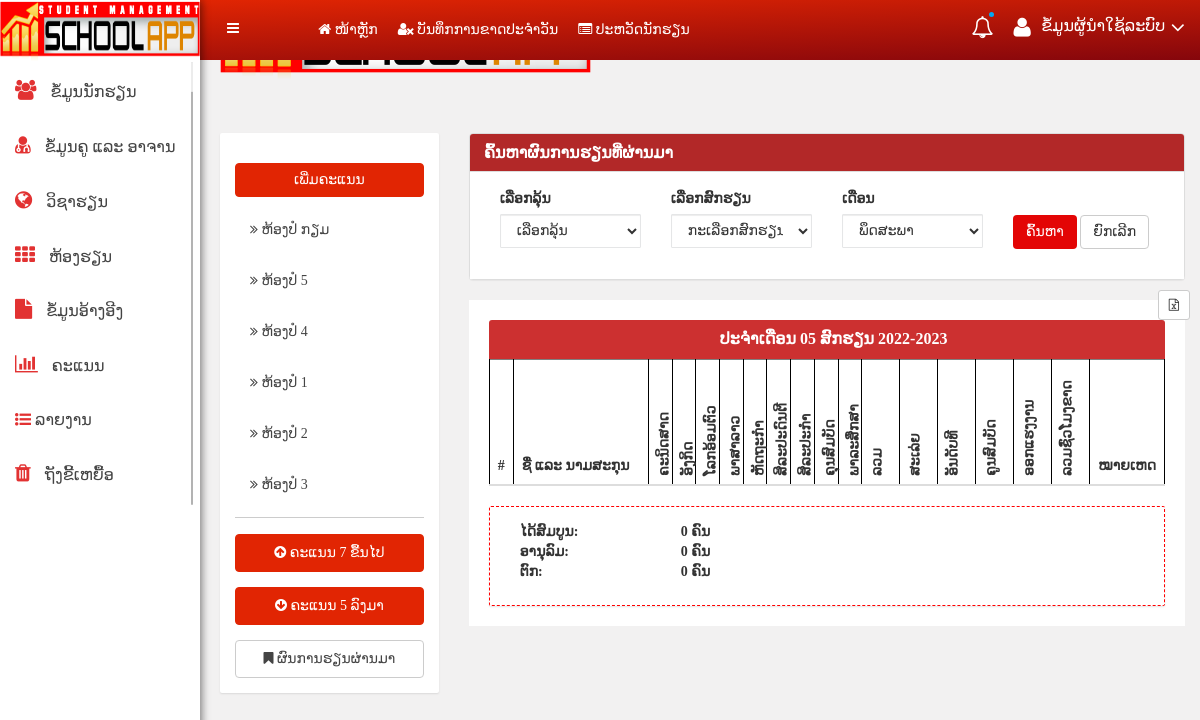
Page /history_score.php (signed in) on the committed database.
### tables this page shows
CREATE TABLE `class_room`  (
  `class_id` int(3) NOT NULL AUTO_INCREMENT,
  `teach_id` int(5) NOT NULL,
  `class_name` varchar(20) NOT NULL,
  `class_remark` varchar(100) NOT NULL,
  `user` varchar(100) NOT NULL,
  `time` datetime(0) NULL DEFAULT NULL,
  PRIMARY KEY (`class_id`) USING BTREE,
  INDEX `teach_id`(`teach_id`) USING BTREE,
  CONSTRAINT `class_room_ibfk_2` FOREIGN KEY (`teach_id`) REFERENCES `teacher` (`teach_id`) ON DELETE RESTRICT ON UPDATE RESTRICT
);

CREATE TABLE `subject`  (
  `sub_id` int(3) NOT NULL AUTO_INCREMENT,
  `teach_id` int(5) NOT NULL,
  `sub_name` varchar(50) NOT NULL,
  `sub_remark` varchar(100) NOT NULL,
  `user` varchar(40) NOT NULL,
  PRIMARY KEY (`sub_id`, `sub_name`) USING BTREE,
  INDEX `teach_id`(`teach_id`) USING BTREE,
  INDEX `sub_id`(`sub_id`) USING BTREE,
  CONSTRAINT `subject_ibfk_1` FOREIGN KEY (`teach_id`) REFERENCES `teacher` (`teach_id`) ON DELETE RESTRICT ON UPDATE RESTRICT
);

### mysql.php (called while the page is built, shortened)
<?php
    $month1=date("m");
    $nextyear=date("Y")+1;
    $curyear=date("Y");
    $r_part=$curyear.'-'.$nextyear;
?>

### history_score.php (the view, shortened to what this page needs)
<?php
include('mysql.php');
if($_SESSION['authuser']!=1){
	header('location:Login.php');
}
else{
	?>
	<!doctype html>
	<html class="no-js" lang="en">
	<head>
</head>
<body>
	<?php include 'menu.php' ?>
	<div class="mailbox-view-area mg-tb-15">
		<div class="container-fluid">
			<div class="row">
				<div class="col-md-3 col-md-3 col-sm-3 col-xs-12">
					<div class="hpanel responsive-mg-b-30">
						<div class="panel-body">
							<div class="dropdown custonfile">
								<a class="dropdown-toggle btn btn-primary btn-block" href="#" data-toggle="dropdown">
									ເພີ່ມຄະແນນ
								</a>
									<?php
									include 'mysql.php';
									?>
							</div>
							<ul class="mailbox-list">
								<?php
								include 'mysql.php';
								$mysqli=mysqli_query($con,"select*from class_room");
								while($res=mysqli_fetch_array($mysqli)){
									echo "<li><a href='view_score.php?view_sc=$res[0]'><i class='fa fa-angle-double-right'></i> $res[2]</a></li>";
								}
								?>
							</ul>
							<hr>
							<ul class="mailbox-list">
								<li>
									<div class="dropup custonfile">
										<a class="dropdown-toggle btn btn-primary btn-block" href="#" data-toggle="dropdown">
											<i class="fa fa-arrow-circle-up"></i> ຄະແນນ 7 ຂື້ນໄປ
										</a>
											<?php
											include 'mysql.php';
											?>
									</div>
								</li>
								<li>
									<div class="dropup custonfile">
										<a class="dropdown-toggle btn btn-primary btn-block" href="#" data-toggle="dropdown">
											<i class="fa fa-arrow-circle-down"></i> ຄະແນນ 5 ລົງມາ
										</a>
											<?php
											include 'mysql.php';
											?>
									</div>
								</li>
								<li>
									<div class="dropup custonfile">
										<a class="dropdown-toggle btn btn-default btn-block" href="#" data-toggle="dropdown">
											<i class="fa fa-bookmark"></i> ຜົນການຮຽນຜ່ານມາ
										</a>
											<?php
											include 'mysql.php';
											?>
									</div>
								</li>
							</ul>
						</div>
					</div>
				</div>
				<div class="col-md-9 col-md-9 col-sm-9 col-xs-12">
					<div class="panel panel-default">
						<div class="panel-heading red">
							<h3 class="panel-title">ຄົ້ນຫາຜົນການຮຽນທີ່ຜ່ານມາ</h3>
						</div>
						<div class="panel-body">
							<form action="show_history_score.php" method="POST" role="form">
								<div class="col-xs-12 col-sm-3 col-md-3 col-lg-3">
									<div class="form-group">
										<label for="">ເລືອກລຸ້ນ</label>
										<select name="gener" id="gener" class="form-control" required>
											<option value="">ເລືອກລຸ້ນ</option>
										</select>
									</div>
								</div>
								<div class="col-xs-12 col-sm-3 col-md-3 col-lg-3">
									<div class="form-group">
										<label for="">ເລືອກສົກຮຽນ</label>
										<select name="part" id="part" class="form-control" required>
											<option value="">ກະເລືອກສົກຮຽນ</option>
										</select>
									</div>
								</div>
								<div class="col-xs-3 col-sm-3 col-md-3 col-lg-3">
									<div class="form-group">
										<label for="">ເດືອນ</label>
										<select class="form-control" name='month' required>
											<option value="<?php echo $month1;?>">
												<?php include('function_month.php');?>
											</option>
										</select>
									</div>
								</div>
								<div class="col-xs-12 col-sm-3 col-md-3 col-lg-3">
									<div class="form-group" style='margin-top:28px;'>
										<button type="submit" class="btn btn-red">ຄົ້ນຫາ</button>
										<button type="" class="btn btn-default">ຍົກເລີກ</button>
									</div>
								</div>
							</form>
						</div>
					</div>
					<div class="btn-group" style="float: right;margin-top: -10px;margin-right: -5px" data-toggle="tooltip" data-placement="left" title="ສົ່ງອອກເປັນ Excel">
						<button type='submit' class="btn btn-default btn-sm" onclick="Export();"><i class="fa fa-file-excel-o"></i></button>
					</div>
					<div class="hpanel email-compose mailbox-view mg-b-15" id="data">
						<?php
						$cl_id=$_GET['view_sc'];
						$shows=mysqli_query($con,"select class_name,class_id from class_room where class_id='$cl_id'");
						$sw=mysqli_fetch_array($shows);
						$sc=$sw[0];
						?>
						<div class="panel-heading" style="background-color:#CC3030;color:white;text-align:center">
							<h2 class="panel-title">
								<?php echo $sc;?> ປະຈຳເດືອນ
								<?php echo $month1.' '.'ສົກຮຽນ'.' '.$curyear.'-'.$nextyear;?>
							</h2>
						</div>
						<table class="table table-hover table-striped" border=1>
							<thead>
								<tr>
									<th style="width: 3%">#</th>
									<th style="width: 20%">ຊື່ ແລະ ນາມສະກຸນ</th>
									<?php
									include 'mysql.php';
									$sqli=mysqli_query($con,"select*from subject");
									while($sj=mysqli_fetch_array($sqli)){
										?>
										<th class='rotate' style="width: 25px">
											<div style="margin-top: -20px!important;width: 140px">
												<?php
												echo $sj['sub_name'] ;
												?>
											</div><br><br><br>
										</th>
										<?php } ?>
										<th class='rotate'>
											<div style="margin-top: -20px!important;width: 140px">ລວມ</div><br><br><br>
										</th>
										<th class='rotate'>
											<div style="margin-top: -20px!important;width: 140px">ສະເລ່ຍ</div><br><br><br>
										</th>
										<th class='rotate'>
											<div style="margin-top: -20px!important;width: 140px">ອັນດັບທີ</div><br><br><br>
										</th>
										<th class='rotate'>
											<div style="margin-top: -20px!important;width: 140px">ຄູນສົມບັດ</div><br><br><br>
										</th>
										<th class='rotate'>
											<div style="margin-top: -20px!important;width: 140px">ອອກແຮງງານ</div><br><br><br>
										</th>
										<th class='rotate'>
											<div style="margin-top: -20px!important;width: 140px">ລວມຊົ່ວໂມງຂາດ</div><br><br><br>
										</th>
										<th>
											ໝາຍເຫດ
										</th>
									</tr>
								</thead>
									<?php
									include 'mysql.php';
										?>
										</table>
										<div class="panel-body" style="height: 100px;border:1px dashed red;font-weight: bold;">
											<div class="col-sm-3">
												ໄດ້ສົມບູນ:<br>
												ອານຸລົມ:<br>
												ຕົກ:<br>
											</div>
											<?php
											include('mysql.php');
											$cl_id=$_REQUEST['view_sc'];
											$count_sub=mysqli_query($con,"select count(sub_id) from subject");
											$count=mysqli_fetch_array($count_sub);
											$sub=$count[0];
											$sel_fail=mysqli_query($con," select count(r_id) as average from ranks where (score/'$sub' <5.0) and class_id='$cl_id' and r_month='$month1' and r_part='$r_part'");
											$count_fail=mysqli_fetch_array($sel_fail);
											$sel_good=mysqli_query($con," select count(r_id) as average from ranks where (score/'$sub') between '5.0' and '6.9' and class_id='$cl_id' and r_month='$month1' and r_part='$r_part'");
											$count_good=mysqli_fetch_array($sel_good);
											$sel_best=mysqli_query($con," select count(r_id) as average from ranks where (score/'$sub'>7 ) and class_id='$cl_id' and r_month='$month1' and r_part='$r_part'");
											$count_best=mysqli_fetch_array($sel_best);
											?>
											<div class="col-sm-3">
												<?php echo $count_best[0]; ?> ຄົນ<br>
												<?php echo $count_good[0]; ?> ຄົນ<br>
												<?php echo $count_fail[0]; ?> ຄົນ<br>
											</div>
											<div class="col-sm-3"></div>
											<div class="col-sm-3"></div>
										</div>
									</div>
								</div>
							</div>
						</div>
					</div>
				</body>
				</html>
				<?php
			}
			?>

### css/main.css (style rules this page uses)
html { color: #222; font-size: 1em; line-height: 1.4; }
hr { display: block; height: 1px; border: 0; border-top: 1px solid #ccc; margin: 1em 0; padding: 0; }

### style.css (style rules this page uses)
html, body { height: 100%; font-family: 'Phetsarath OT', sans-serif;font-weight:400;background:#F2F1F1; }
h1, h2, h3, h4, h5, h6 { margin: 0 0 10px; font-weight:700; }
.red { background-color: #CC3030!important; color: white!important }
a { transition: all 0.3s ease 0s;text-decoration:none; }
a:visited, a:link, a:active { text-decoration: none; }
ul { list-style: outside none none; margin: 0; padding: 0 }
.mg-tb-15 { margin:15px 0px; }
.mg-b-15 { margin-bottom:15px; }
.form-control { background-color: #FFFFFF; background-image: none; border: 1px solid #e5e6e7; border-radius: 1px; color: inherit; display: block; padding: 6px 12px; transition: border-color 0.15s ease-in-out 0s, box-shadow 0.15s ease-in-out 0s; width: 100%; }
.hpanel .panel-body { background: #fff; border-radius: 2px; padding: 15px; position: relative; -webkit-box-shadow: 0px 1px 2px 0px rgba(0, 0, 0, 0.1); box-shadow: 0px 1px 2px 0px rgba(0, 0, 0, 0.1); }
.panel-body { padding: 15px; background:#fff; }
ul.mailbox-list li a, ul.h-list li a { padding: 8px 15px; display: block; font-size: 14px; transition:all .4s ease 0s }
.panel-body a { font-size: 14px; color: #444; margin-top: 15px; transition:all .4s ease 0s }
.hpanel.email-compose { background: #fff; padding:20px; }
.mailbox-view .panel-heading { padding: 10px 0px; }
.custonfile .btn-primary { color: #fff; background-color: #e12503; border-color: #e12503; }
.panel-body a { font-size: 14px; color: #444; margin-top: 15px; }

### history_score.php (style rules this page uses)
label { margin-top: 1%; }
.rotate { text-align: left; white-space: nowrap; vertical-align: middle; width: 3em; height: 9em; }
.rotate div { -moz-transform: rotate(-90.0deg); -o-transform: rotate(-90.0deg); -webkit-transform: rotate(-90.0deg); filter: progid:DXImageTransform.Microsoft.BasicImage(rotation=0.083); -ms-filter: "progid:DXImageTransform.Microsoft.BasicImage(rotation=0.083)"; margin-left: -4.5em; margin-right: -10em; }
th { font-family:phetsarath OT; border: 1px black solid; }

### menu.php (style rules this page uses)
body { font-family: phetsarath OT !important }
.btn-red { background-color: #E30505 !important;color:white !important; }
.red { background-color: #B22828!important; color: white!important }
.panel-heading { padding-left: 2%!important }

### rows in the picture
class_room: class_name "ຫ້ອງປໍ ກຽມ"
class_room: class_name "ຫ້ອງປໍ 5"
class_room: class_name "ຫ້ອງປໍ 4"
class_room: class_name "ຫ້ອງປໍ 1"
class_room: class_name "ຫ້ອງປໍ 2"
class_room: class_name "ຫ້ອງປໍ 3"
subject: sub_name "ຄະນິດສາດ"
subject: sub_name "ອັງກິດ"
subject: sub_name "ໂລກອ້ອມຕົວ"
subject: sub_name "ພາສາລາວ"
subject: sub_name "ຫັດຖະກຳ"
subject: sub_name "ສິລະປະດົນຕີ"
subject: sub_name "ສິລະປະກຳ"
subject: sub_name "ຄຸນສົມບັດ"
subject: sub_name "ພາລະສຶກສາ"

### other values in the picture
$month1 "05"
$curyear "2022"
$nextyear "2023"
$count_best[0] "0"
$count_good[0] "0"
$count_fail[0] "0"
